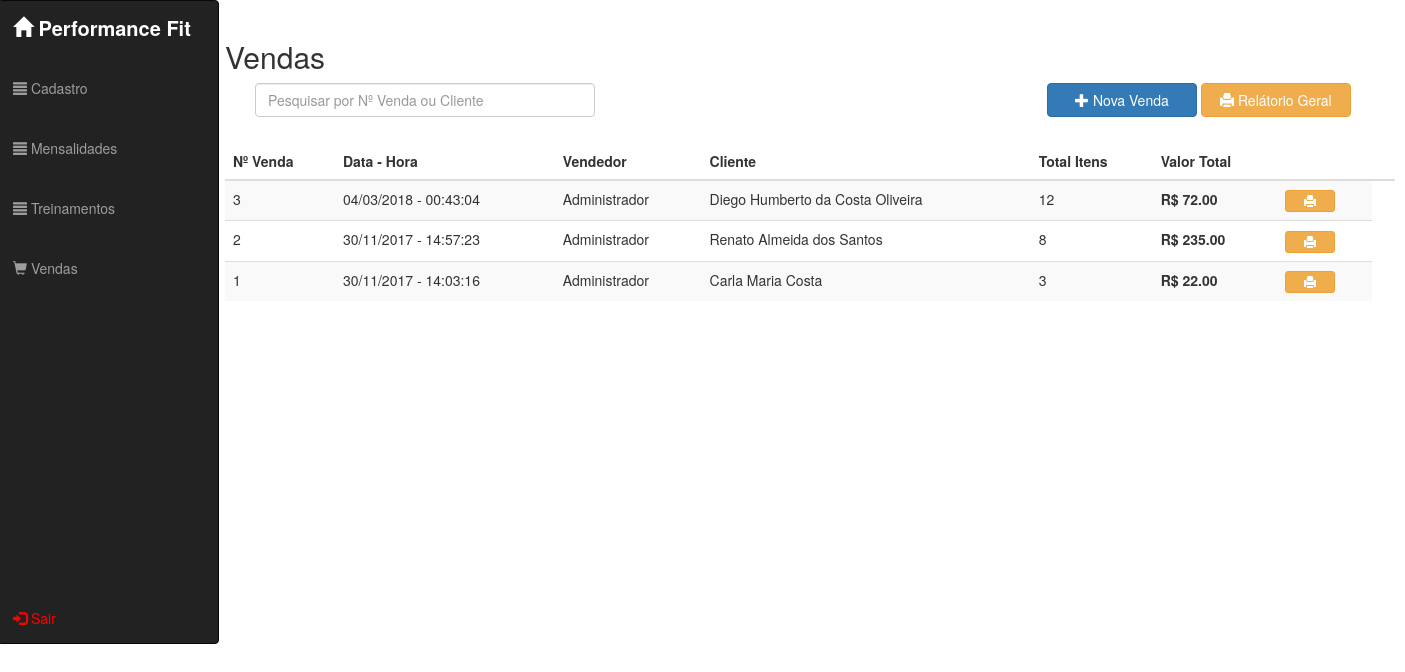
The page /view.venda (signed in) on the database as committed earlier.
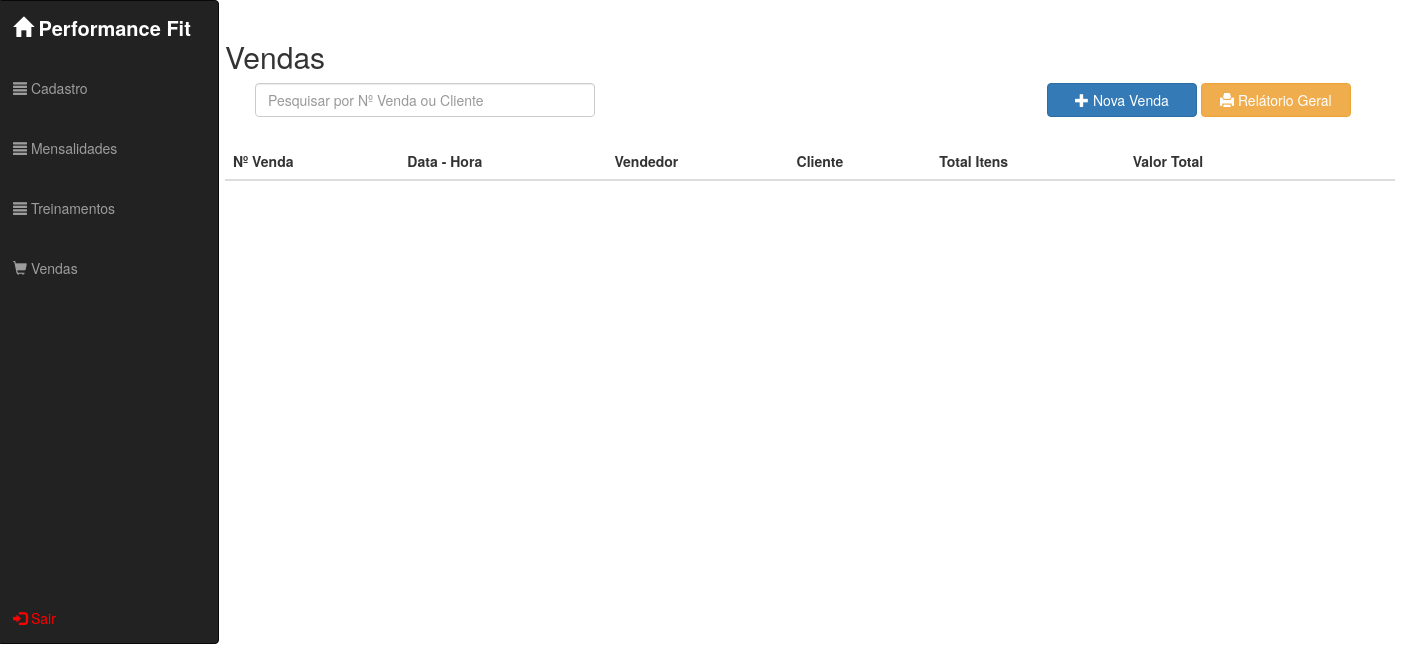
The same page on the database as committed later.
### tables this page shows
CREATE TABLE `vendas` (
  `idvendas` int(11) NOT NULL,
  `idalunos_cliente` int(11) NOT NULL,
  `idusuario` int(11) NOT NULL,
  `data_venda` datetime NOT NULL,
  `valor_total` int(11) NOT NULL,
  `itens_total` int(11) NOT NULL
);

CREATE TABLE `usuario` (
  `idusuario` int(11) NOT NULL,
  `nome_usuario` varchar(100) NOT NULL,
  `senha_usuario` varchar(32) DEFAULT NULL,
  `email_usuario` varchar(45) DEFAULT NULL,
  `perfil_usuario` varchar(45) DEFAULT NULL,
  `idfuncionarios` int(11) NOT NULL
);

CREATE TABLE `alunos_cliente` (
  `idalunos_cliente` int(11) NOT NULL,
  `idendereco_aluno` int(11) NOT NULL,
  `nome_aluno` varchar(100) NOT NULL,
  `cpf_aluno` varchar(14) NOT NULL,
  `rg_aluno` varchar(7) NOT NULL,
  `nome_mae` varchar(100) DEFAULT NULL,
  `nome_pai` varchar(100) DEFAULT NULL,
  `email_aluno` varchar(50) NOT NULL,
  `celular_aluno` varchar(16) DEFAULT NULL,
  `residencial_aluno` varchar(15) DEFAULT NULL,
  `data_nascimento_aluno` date NOT NULL,
  `status_aluno` varchar(50) NOT NULL,
  `obs_aluno` varchar(500) DEFAULT NULL
);

### _app/Conn/Conn.class.php (called while the page is built, shortened)
<?php
class Conn {
    private static $Host = SIS_DB_HOST;
    private static $User = SIS_DB_USER;
    private static $Pass = SIS_DB_PASS;
    private static $Dbsa = SIS_DB_DBSA;
    private static $Connect = null;
    private static function Conectar() {
        try {
            if (self::$Connect == null):
                $dsn = 'mysql:host=' . self::$Host . ';dbname=' . self::$Dbsa;
                $options = [ PDO::MYSQL_ATTR_INIT_COMMAND => 'SET NAMES UTF8'];
                self::$Connect = new PDO($dsn, self::$User, self::$Pass, $options);
                self::$Connect->setAttribute(PDO::ATTR_ERRMODE, PDO::ERRMODE_EXCEPTION);
            endif;
        } catch (PDOException $e) {
            PHPErro($e->getCode(), $e->getMessage(), $e->getFile(), $e->getLine());
            die;
        }
        return self::$Connect;
    }
    public static function getConn() {
        return self::Conectar();
    }
}

### _app/Conn/Read.class.php (called while the page is built, shortened)
<?php
class Read {
    private $Select;
    private $Result;
    private $Read;
    private $Conn;
    public function __construct() {
        $this->Conn = Conn::getConn();
    }
    public function getResult() {
        return $this->Result;
    }
    public function FullRead($Query, $ParseString = null) {
        $this->Select = (string) $Query;
        $this->Execute();
    }
    private function Connect() {
        $this->Read = $this->Conn->prepare($this->Select);
        $this->Read->setFetchMode(PDO::FETCH_ASSOC);
    }
    private function Execute() {
        $this->Connect();
        try {
            $this->Read->execute();
            $this->Result = $this->Read->fetchAll();
        } catch (PDOException $e) {
            $this->Result = null;
            Erro("<b>Erro ao Ler:</b> {$e->getMessage()}", $e->getCode());
        }
    }
}

### Views/view.venda.php (the view, shortened to what this page needs)
<?php
require REQUIRE_PATH . '/menu.php';
?>
<div class="col-md-10 modals">
    <br>
    <h2>Vendas</h2>
    <div class="col-md-12" align="right">
        <form action="" method="POST">
            <div class="form-group col-md-4">
                <input type="text" class="form-control pesquisar pesquisar-venda" placeholder="Pesquisar por Nº Venda ou Cliente">
            </div>
        </form>
        <button type="button" class="btn btn-primary open-modal-create"><i class="glyphicon glyphicon-plus"></i> Nova Venda</button>
        <a class="relatorio-geral" href="http://localhost/academia/Views/view.vendas.relatorio.php" target="_blank"><button type="" class="btn btn-warning"><i class="glyphicon glyphicon-print"></i> Relátorio Geral</button></a>
    </div>
    <div class="container" style="margin-top: 70px;">
        <div class="row venda-lista">
            <table class="table table-striped modal-table">
                <thead>
                    <tr>
                        <th>Nº Venda</th>
                        <th>Data - Hora</th>
                        <th>Vendedor</th>
                        <th>Cliente</th>
                        <th>Total Itens</th>
                        <th>Valor Total</th>
                        <th></th>
                        <th></th>
                    </tr>
                </thead>
                <tbody class="j-result-vendas">
                    <?php
                    $ReadVenda = new Read;
                    $ReadVenda->FullRead("SELECT vendas.idvendas, vendas.data_venda, usuario.nome_usuario, alunos_cliente.nome_aluno, vendas.itens_total, vendas.valor_total "
                            . "FROM vendas "
                            . "INNER JOIN usuario ON vendas.idusuario = usuario.idusuario "
                            . "INNER JOIN alunos_cliente ON vendas.idalunos_cliente = alunos_cliente.idalunos_cliente "
                            . "ORDER BY vendas.idvendas DESC");
                    foreach ($ReadVenda->getResult() as $vendas):
                        extract($vendas);
                        $data_venda = date('d/m/Y - H:i:s', strtotime($data_venda));
                        echo "<tr id={$idvendas}>"
                        . "<td>{$idvendas}</td>"
                        . "<td>{$data_venda}</td>"
                        . "<td>{$nome_usuario}</td>"
                        . "<td>{$nome_aluno}</td>"
                        . "<td>{$itens_total}</td>"
                        . "<td><b>R$ {$valor_total}</b></td>"
                        . "<td>"
                        . "<a href='http://localhost/academia/Views/view.venda.comprovante.php?idvendas={$idvendas}' target='_blank'><button class='btn btn-warning btn-xs open-imprimir'><i class='glyphicon glyphicon-print'></i></button></a>"
                        . "</td>"
                        . "</tr>";
                    endforeach;
                    ?>
                </tbody>
            </table>
        </div>
    </div>
</div>

Rows that differ between the two databases and show on the page:
removed vendas: idvendas "3", data_venda "04/03/2018 - 00:43:04", idusuario.nome_usuario "Administrador", idalunos_cliente.nome_aluno "Diego Humberto da Costa Oliveira", itens_total "12", valor_total "72.00"
removed vendas: idvendas "2", data_venda "30/11/2017 - 14:57:23", idusuario.nome_usuario "Administrador", idalunos_cliente.nome_aluno "Renato Almeida dos Santos", itens_total "8", valor_total "235.00"
removed vendas: idvendas "1", data_venda "30/11/2017 - 14:03:16", idusuario.nome_usuario "Administrador", idalunos_cliente.nome_aluno "Carla Maria Costa", itens_total "3", valor_total "22.00"
